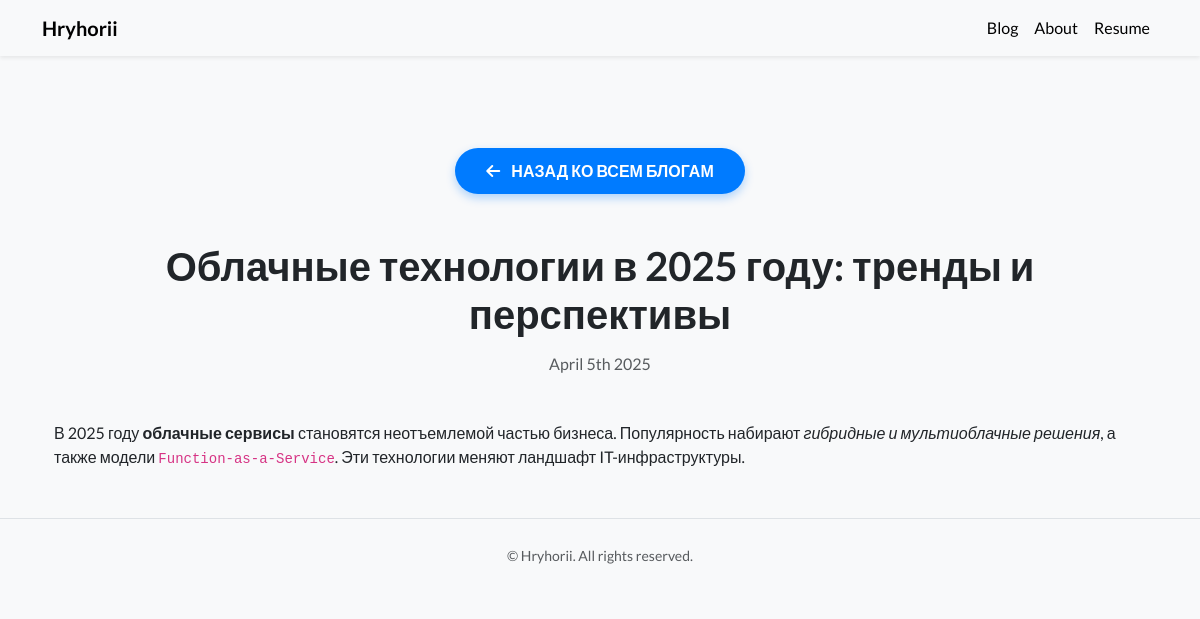
/blog/5/, run on the app's committed database.
### blog/models.py (models this page shows, shortened)
class Blog(models.Model):
    title = models.CharField(max_length=200)
    description = models.TextField()
    date = models.DateField()

### blog/views.py (the view)
# urls.py: path('<int:blog_id>/', views.detail, name='detail'),
def detail(request, blog_id):
    blog = get_object_or_404(Blog, pk=blog_id)
    return render(request, 'blog/detail.html', {'blog': blog})

### blog/templates/blog/detail.html
{% extends 'portfolio/base.html' %}
{% load static %}
{% block content %}
<div class="container my-5">
    <div class="text-center mb-4">
        <a href="{% url 'blog:all_blogs' %}" class="btn btn-custom mb-4">
            <i class="fas fa-arrow-left"></i> Назад ко всем блогам
        </a>
    </div>
    <h1 class="text-center fw-bold mb-3">{{ blog.title }}</h1>
    <h6 class="text-center text-muted mb-5">{{ blog.date|date:'F jS Y' }}</h6>
    <div class="content">
        {{ blog.description|safe }}
    </div>
</div>
{% endblock %}

### portfolio/static/portfolio/custom.css (style rules this page uses)
body { font-family: 'Lato', sans-serif; background-color: #f8f9fa; color: #212529; transition: background-color 0.4s ease, color 0.4s ease; }
a { text-decoration: none; transition: color 0.3s; }
.btn-custom { background-color: #007bff; color: white; border-radius: 30px; padding: 10px 30px; font-size: 16px; font-weight: bold; text-transform: uppercase; transition: all 0.3s ease; box-shadow: 0 4px 10px rgba(0, 123, 255, 0.3); }
.btn-custom i { margin-right: 8px; }

### data on the page
Blog: title "Облачные технологии в 2025 году: тренды и перспективы", date "April 5th 2025", description "В 2025 году облачные сервисы становятся неотъемлемой частью бизнеса. Популярность набирают гибридные и мультиоблачные решения , а также модели Function-as-a-Service . Эти технологии меняют ландшафт IT-инфраструктуры."
